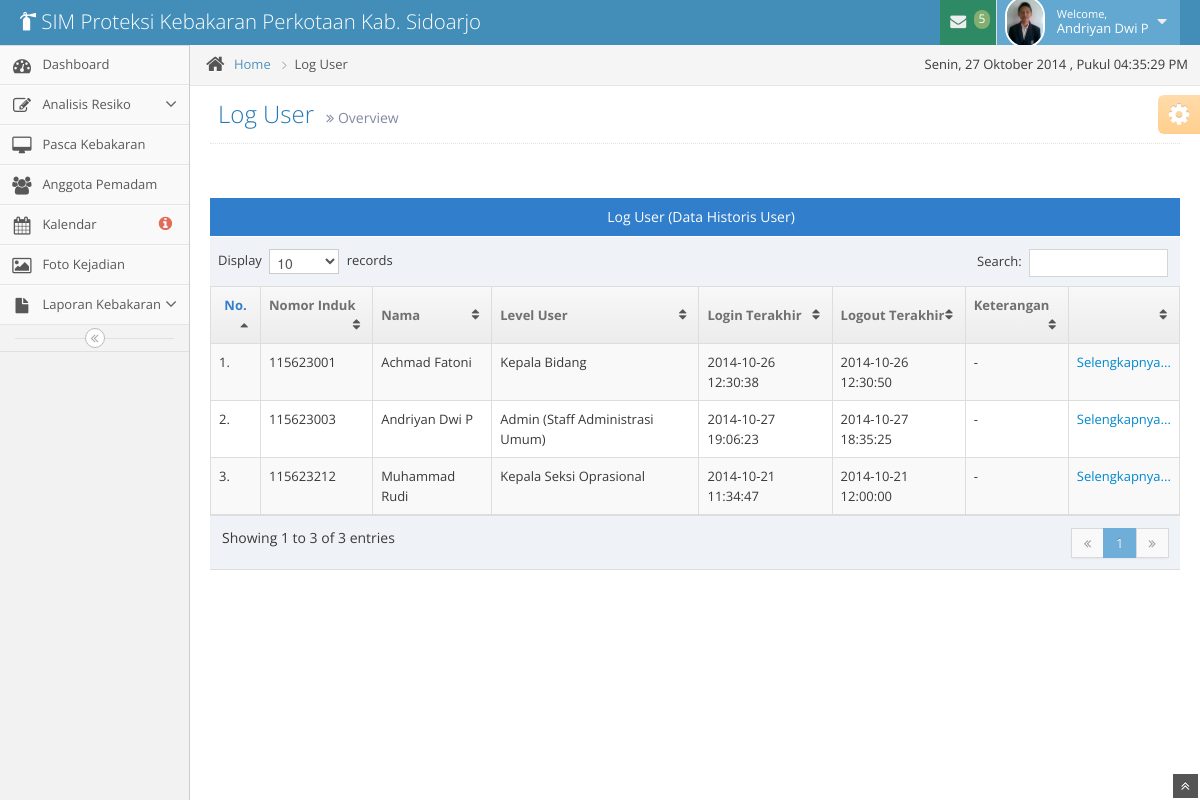
The app's page /log_user/index.php (signed in) with its own data.
### tables this page shows
CREATE TABLE IF NOT EXISTS `pegawai` (
  `pegawai_nip` int(20) NOT NULL,
  `id_level_user` int(11) NOT NULL,
  `pegawai_nama` varchar(50) NOT NULL,
  `pegawai_tempat` varchar(50) NOT NULL,
  `pegawai_tanggal` date NOT NULL,
  `pegawai_kelamin` varchar(20) NOT NULL,
  `pegawai_alamat` varchar(50) NOT NULL,
  `pegawai_no_telp` varchar(20) NOT NULL,
  `jabatan_id` int(2) NOT NULL,
  `pegawai_email` varchar(50) NOT NULL,
  `pegawai_password` varchar(200) NOT NULL,
  `pegawai_foto` varchar(255) NOT NULL,
  PRIMARY KEY (`pegawai_nip`),
  KEY `FK_jabatan` (`jabatan_id`),
  KEY `id_level_user` (`id_level_user`)
);

CREATE TABLE IF NOT EXISTS `level_user` (
  `ID_LEVEL_USER` int(11) NOT NULL AUTO_INCREMENT,
  `NAMA_LEVEL_USER` varchar(40) NOT NULL,
  PRIMARY KEY (`ID_LEVEL_USER`)
);

CREATE TABLE IF NOT EXISTS `log_user` (
  `log_id` int(11) NOT NULL AUTO_INCREMENT,
  `pegawai_nip` int(20) NOT NULL,
  `login_date` datetime NOT NULL,
  `logout_date` datetime NOT NULL,
  `log_ket` varchar(200) NOT NULL,
  PRIMARY KEY (`log_id`),
  KEY `FK_pegawai` (`pegawai_nip`)
);

### log_user/index.php (the view, shortened to what this page needs)
<?php
include '../template/header.php';
if (isset($_SESSION['pegawai_nomor']) || isset($_COOKIE['pegawai_nomor'])) {
    $sql = mysql_query("SELECT * FROM pegawai WHERE pegawai_nip='" . $_SESSION['pegawai_nomor'] . "' OR pegawai_nip='" . $_COOKIE['pegawai_nomor'] . "'");
    $query = mysql_query("SELECT a.pegawai_nip, a.pegawai_nama, b.NAMA_LEVEL_USER, c.login_date, c.logout_date, c.log_ket
                            FROM pegawai AS a INNER JOIN level_user AS b ON (a.id_level_user = b.ID_LEVEL_USER)
                                INNER JOIN log_user AS c ON (a.pegawai_nip = c.pegawai_nip)
                                ORDER BY c.log_id") or die("Query failed: " . mysql_error());
    if ($sql == false) {
        die(mysql_error());
        header('Location: ../login/login.php');
        exit();
    } else if (mysql_num_rows($sql)) {
        while ($row = mysql_fetch_assoc($sql)) {
            ?>
            <div class="navbar">
                <div class="navbar-inner">
                    <div class="container-fluid">
                        <a href="../beranda/index" class="brand">
                            <small>
                                <i class="icon-fire-extinguisher"></i>
                                SIM Proteksi Kebakaran Perkotaan Kab. Sidoarjo
                            </small>
                        </a>
                        <ul class="nav ace-nav pull-right">
                            <li class="green">
                                <a data-toggle="dropdown" class="dropdown-toggle" href="#">
                                    <i class="icon-envelope icon-animated-vertical"></i>
                                    <span class="badge badge-success">5</span>
                                </a>
                            </li>
                            <li class="light-blue">
                                <a data-toggle="dropdown" href="#" class="dropdown-toggle">
                                    <img class="nav-user-photo" src="../assets/img/img-anggota/<?= $row['pegawai_foto']; ?>" alt="<?php echo $hasil['pegawai_nama']; ?>" />
                                    <span class="user-info">
                                        <small>Welcome,</small>
                                        <?php echo $row['pegawai_nama']; ?>
                                    </span>
                                    <i class="icon-caret-down"></i>
                                </a>
                            </li>
                        </ul>
                    </div>
                </div>
            </div>
            <div class="main-container container-fluid">
                <?php include '../template/sidebar.php'; ?>
                <div class="main-content">
                    <div class="breadcrumbs" id="breadcrumbs">
                        <ul class="breadcrumb">
                            <li>
                                <i class="icon-home home-icon"></i>
                                <a href="../beranda/index">Home</a>
                                <span class="divider">
                                    <i class="icon-angle-right arrow-icon"></i>
                                </span>
                            </li>
                            <li class="active">Log User</li>
                        </ul>
                        <div class="pull-right">
                            , Pukul <span id="clock"></span>
                        </div>
                    </div>
                    <div class="page-content">
                        <div class="page-header position-relative">
                            <h1>
                                Log User
                                <small>
                                    <i class="icon-double-angle-right"></i>
                                    Overview
                                </small>
                            </h1>
                        </div>
                        <div class="row-fluid">
                            <div class="span12">
                                <div class = "space-6"></div>
                                <div class = "table-header center">
                                    Log User (Data Historis User)
                                </div>
                                <table id = "historis" class = "table table-striped table-bordered table-hover">
                                    <thead>
                                        <tr>
                                            <th class = "center">No.</th>
                                            <th>Nomor Induk</th>
                                            <th>Nama</th>
                                            <th>Level User</th>
                                            <th>Login Terakhir</th>
                                            <th>Logout Terakhir</th>
                                            <th>Keterangan</th>
                                            <th></th>
                                        </tr>
                                    </thead>
                                    <tbody>
                                        <?php
                                        $no = 1;
                                        while ($data = mysql_fetch_array($query)) {
                                            ?>
                                            <tr>
                                                <td><?php echo '' . $no . '.'; ?></td>
                                                <td><?php echo $data['pegawai_nip']; ?></td>
                                                <td><?php echo $data['pegawai_nama']; ?></td>
                                                <td><?php echo $data['NAMA_LEVEL_USER']; ?></td>
                                                <td><?php echo $data['login_date']; ?></td>
                                                <td><?php echo $data['logout_date']; ?></td>
                                                <td><?php echo $data['log_ket']; ?></td>
                                                <td>
                                                <a href="#">Selengkapnya...</a>
                                                </td>
                                            </tr>
                                            <?php
                                            $no++;
                                        }
                                        ?>
                                    </tbody>
                                </table>
                            </div>
                        </div>
                    </div>
                    <?php
                }
            }
        }
        ?>
        <div class="ace-settings-container" id="ace-settings-container">
            <div class="btn btn-app btn-mini btn-warning ace-settings-btn" id="ace-settings-btn">
                <i class="icon-cog bigger-150"></i>
            </div>
        </div>
    </div>
</div>
<a href="#" id="btn-scroll-up" class="btn-scroll-up btn btn-small btn-inverse">
    <i class="icon-double-angle-up icon-only bigger-110"></i>
</a>
</body>
</html>

### template/header.php (shortened to what this page needs)
<!DOCTYPE html>
<html lang="en">
    <head>
        <link href="../assets/css-ace/bootstrap.min.css" rel="stylesheet" />
        <link href="../assets/css-ace/bootstrap-responsive.min.css" rel="stylesheet" />
        <link rel="stylesheet" href="../assets/css-ace/font-awesome.min.css" />
        <link rel="stylesheet" href="../assets/css-zoom/style.css" />
        <link rel="stylesheet" href="../assets/css-ace/jquery-ui-1.10.3.custom.min.css" />
        <link rel="stylesheet" href="../assets/css-ace/chosen.css" />
        <link rel="stylesheet" href="../assets/css-ace/colorbox.css" />
        <link rel="stylesheet" href="../assets/css-ace/select2.css" />
        <link rel="stylesheet" href="../assets/css-ace/bootstrap-editable.css" />
        <link rel="stylesheet" href="../assets/css-ace/fullcalendar.css" />
        <link rel="stylesheet" href="../assets/css-ace/bootstrap-timepicker.css" />
        <link rel="stylesheet" type="text/css" href="../assets/css-ace/sweet-alert.css">
        <link rel="stylesheet" href="../assets/css-ace/ace.min.css" />
        <link rel="stylesheet" href="../assets/css-ace/ace-responsive.min.css" />
        <link rel="stylesheet" href="../assets/css-ace/ace-skins.min.css" />
        <meta http-equiv="Content-Type" content="text/html; charset=utf-8" /></head>

### template/sidebar.php (shortened to what this page needs)
<div class="sidebar" id="sidebar">
    <ul class="nav nav-list">
        <li>
            <a href="../beranda/index">
                <i class="icon-dashboard"></i>
                <span class="menu-text"> Dashboard </span>
            </a>
        </li>
        <li>
            <a href="" class="dropdown-toggle">
                <i class="icon-edit"></i>
                <span class="menu-text"> Analisis Resiko </span>
                <b class="arrow icon-angle-down"></b>
            </a>
        </li>
        <li>
            <a href="../pasca/pasca" class="dropdown-toggle">
                <i class="icon-desktop"></i>
                <span class="menu-text"> Pasca Kebakaran </span>
            </a>
        </li>
        <li>
            <a href="../anggota/list">
                <i class="icon-group"></i>
                <span class="menu-text"> Anggota Pemadam </span>
            </a>
        </li>
        <li>
            <a href="../kalendar/kalendar">
                <i class="icon-calendar"></i>
                <?php
                    $thn = date('Y');
                    $bln = date('m');
                    $cek = mysql_query("SELECT * FROM resiko WHERE resiko_tanggal_start BETWEEN '$thn-$bln-01' AND '$thn-$bln-31'") or die("Query : ".mysql_error());
                    $jml = mysql_num_rows($cek);
                ?>
                <span class="menu-text">
                    Kalendar
                    <?php if($jml>0){ ?>
                    <span class="badge badge-transparent tooltip-error" title="<?php echo $jml; ?>&nbsp;Important&nbsp;Events">
                        <i class="icon-info-sign red bigger-130"></i>
                    </span>
                    <?php }else{ ?>
                    <span class="badge badge-transparent tooltip-error" title="0&nbsp;Important&nbsp;Events">
                        <i class="icon-info-sign red bigger-130"></i>
                    </span>
                    <?php } ?>
                </span>
            </a>
        </li>
        <li>
            <a href="../gallery/">
                <i class="icon-picture"></i>
                <span class="menu-text"> Foto Kejadian </span>
            </a>
        </li>
        <li>
            <a href="#" class="dropdown-toggle">
                <i class="icon-file"></i>
                <span class="menu-text">
                    Laporan Kebakaran
                </span>
                <b class="arrow icon-angle-down"></b>
            </a>
        </li>
    </ul>
    <div class="sidebar-collapse" id="sidebar-collapse">
        <i class="icon-double-angle-left"></i>
    </div>
</div>

### assets/css-zoom/style.css (style rules this page uses)
html { background-color:#eee; }
div { -webkit-tap-highlight-color:rgba(0,0,0,0); }

### template/header.php (style rules this page uses)
body,td,th { font-family: "Open Sans"; }

### records on screen
pegawai: pegawai_foto (picture), pegawai_nama "Andriyan Dwi P", pegawai_nip "115623003", id_level_user.NAMA_LEVEL_USER "Admin (Staff Administrasi Umum)", log_user.login_date "2014-10-27 19:06:23", log_user.logout_date "2014-10-27 18:35:25", log_user.log_ket "-"
pegawai: pegawai_nip "115623001", pegawai_nama "Achmad Fatoni", id_level_user.NAMA_LEVEL_USER "Kepala Bidang", log_user.login_date "2014-10-26 12:30:38", log_user.logout_date "2014-10-26 12:30:50", log_user.log_ket "-"
pegawai: pegawai_nip "115623212", pegawai_nama "Muhammad Rudi", id_level_user.NAMA_LEVEL_USER "Kepala Seksi Oprasional", log_user.login_date "2014-10-21 11:34:47", log_user.logout_date "2014-10-21 12:00:00", log_user.log_ket "-"
